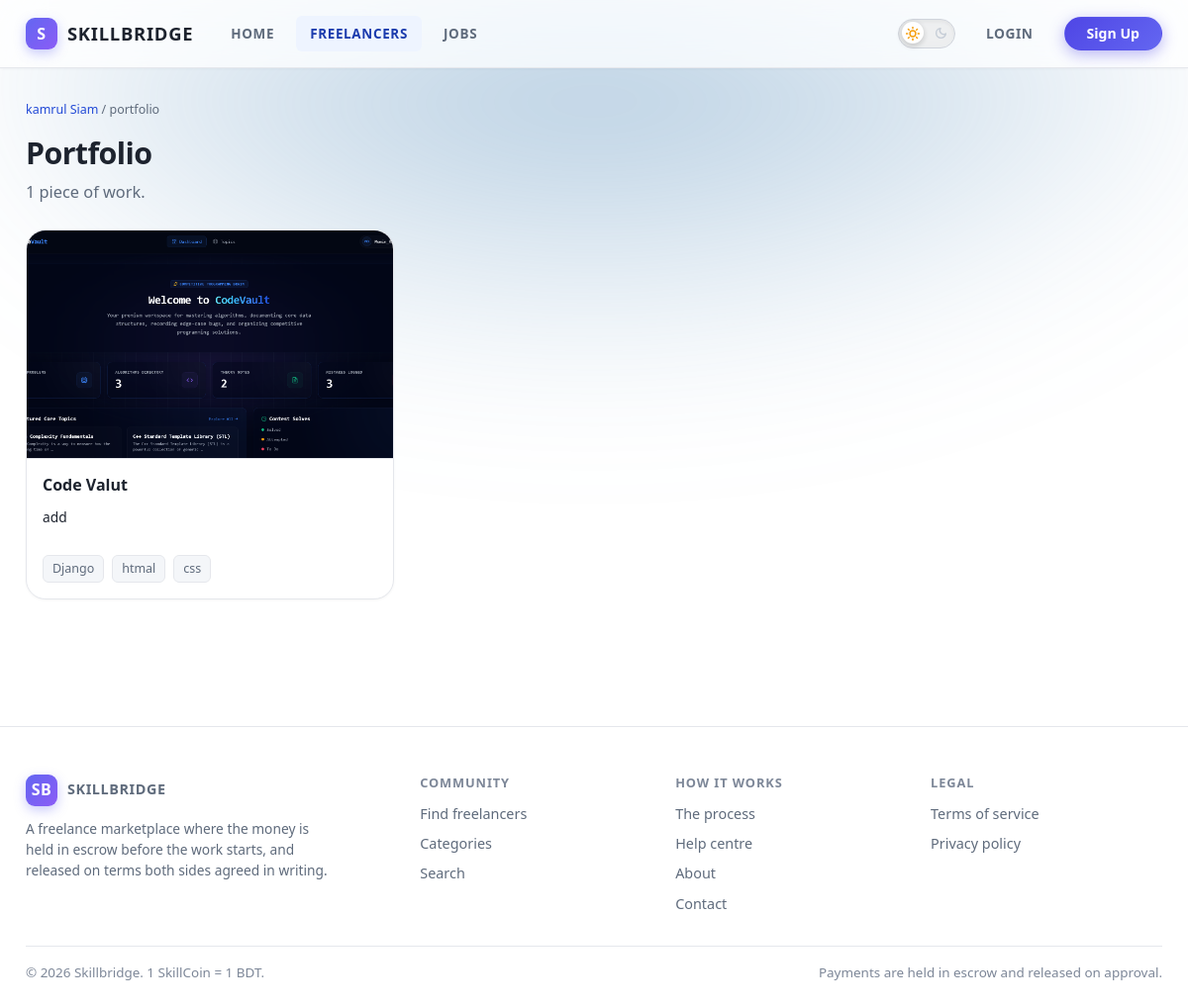
Before: /portfolios/of/mominrifat8/ with the older database file.
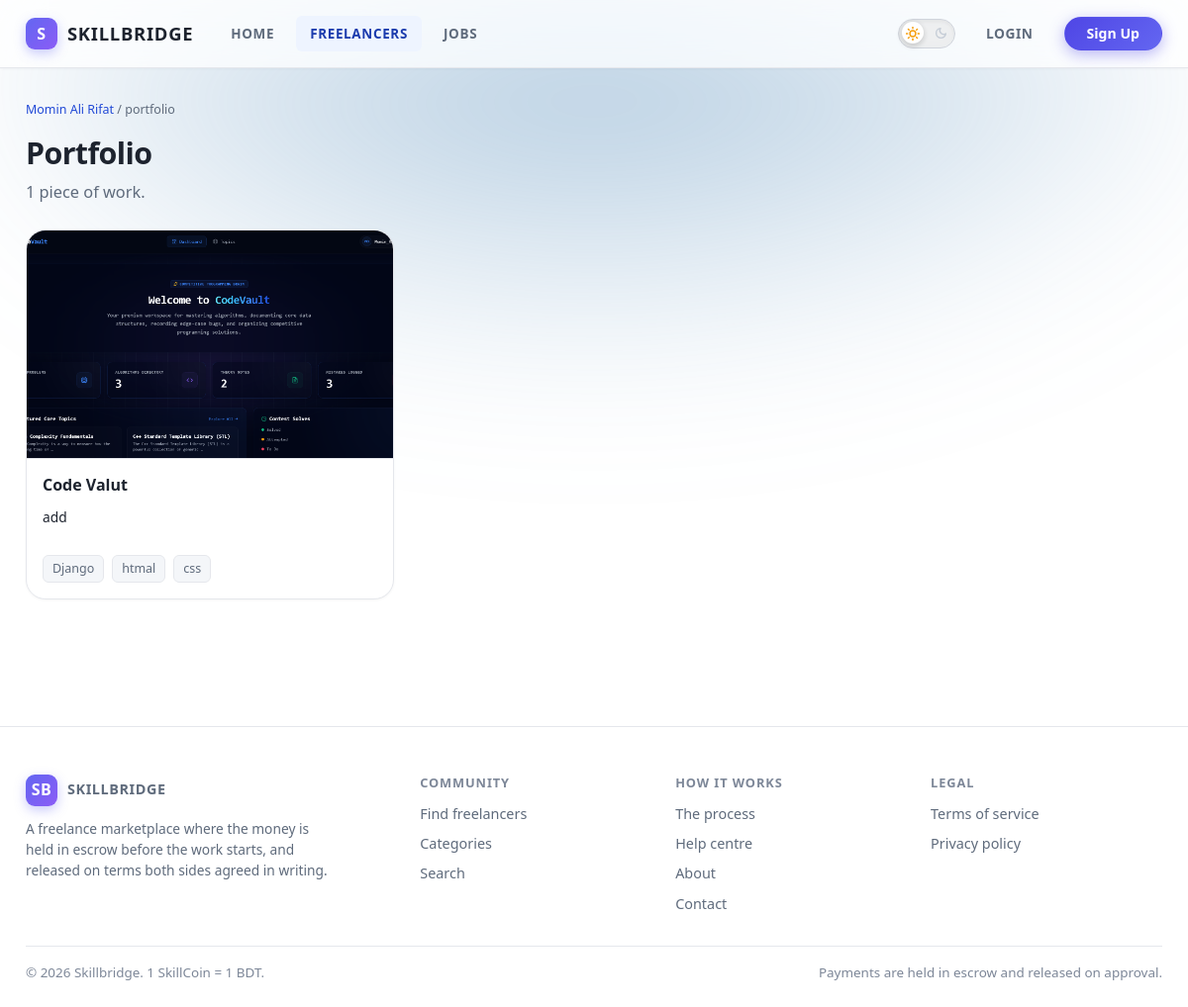
After: the same page with the newer database file.
### apps/accounts/models.py (models this page shows, shortened)
class User(AbstractBaseUser, PermissionsMixin, UUIDModel, TimeStampedModel):
    class Status(models.TextChoices):
        ACTIVE = ('ACTIVE', 'Active')
        SUSPENDED = ('SUSPENDED', 'Suspended')
        BANNED = ('BANNED', 'Banned')
        CLOSED = ('CLOSED', 'Closed')
    email = models.EmailField(unique=True, db_index=True)
    username = models.CharField(max_length=50, unique=True, db_index=True, validators=[USERNAME_VALIDATOR])
    first_name = models.CharField(max_length=80, blank=True)
    last_name = models.CharField(max_length=80, blank=True)
    role = models.CharField(max_length=12, choices=Role.choices, db_index=True)
    is_email_verified = models.BooleanField(default=False, db_index=True)
    email_verified_at = models.DateTimeField(null=True, blank=True)
    status = models.CharField(max_length=10, choices=Status.choices, default=Status.ACTIVE, db_index=True)
    suspension_reason = models.TextField(blank=True)
    suspended_until = models.DateTimeField(null=True, blank=True)
    is_active = models.BooleanField(default=True)
    is_staff = models.BooleanField(default=False)
    date_joined = models.DateTimeField(default=timezone.now)
    last_seen_at = models.DateTimeField(null=True, blank=True)
    avatar = models.ImageField(upload_to='avatars/%Y/%m/', null=True, blank=True)
    objects = UserManager()
    USERNAME_FIELD = 'email'
    REQUIRED_FIELDS = ['username']
    class Meta:
        ordering = ('-date_joined',)
        indexes = [models.Index(fields=['role', 'status']), models.Index(fields=['-date_joined'])]
    @property
    def full_name(self) -> str:
        name = f'{self.first_name} {self.last_name}'.strip()
        return name or self.username
    def get_absolute_url(self) -> str:
        if self.is_freelancer:
            return reverse('directory:freelancer_public', args=[self.username])
        return reverse('clients:client_public', args=[self.username])
    @property
    def is_freelancer(self) -> bool:
        return self.role == Role.FREELANCER

### apps/portfolios/views.py (the view)
def public_list(request, username: str):
    items = public_items_for(username)
    page, querystring = paginate(request, items, 12)
    profile = get_object_or_404(FreelancerProfile, user__username=username)
    return render(request, 'portfolios/public_list.html', {'page': page, 'querystring': querystring, 'profile': profile, 'owner': profile.user, 'nav_section': 'freelancers', 'page_title': f'{profile.user.full_name} — portfolio'})

### apps/core/context_processors.py (called while the page is built)
def site(request):
    user = getattr(request, 'user', None)
    signed_in = bool(user and user.is_authenticated)
    if not signed_in:
        role = 'guest'
    elif user.is_platform_admin:
        role = 'admin'
    elif user.is_freelancer:
        role = 'freelancer'
    else:
        role = 'client'
    return {'SKILLCOIN': settings.SKILLCOIN, 'BUSINESS_RULES': settings.BUSINESS_RULES, 'PAYMENT_CHANNELS': settings.PAYMENT_CHANNELS, 'AI_ENABLED': settings.AI['ENABLED'], 'nav_role': role, 'needs_email_verification': signed_in and (not user.is_email_verified)}

### apps/core/views.py (called while the page is built)
def paginate(request, queryset, per_page: int=20):
    paginator = Paginator(queryset, per_page)
    number = request.GET.get('page') or 1
    try:
        page = paginator.page(number)
    except PageNotAnInteger:
        page = paginator.page(1)
    except EmptyPage:
        page = paginator.page(paginator.num_pages)
    params = request.GET.copy()
    params.pop('page', None)
    return (page, params.urlencode())

### apps/portfolios/models.py (called while the page is built)
    @property
    def is_verified(self) -> bool:
        return self.source_project_id is not None

    def get_absolute_url(self) -> str:
        return reverse('portfolios:detail', args=[self.public_id])

### apps/portfolios/templates/portfolios/public_list.html (shortened to what this page needs)
{% extends "layouts/public.html" %}
{% load static %}
{% block page_css %}<link rel="stylesheet" href="{% static 'portfolios/css/portfolio.css' %}?v=4.0">{% endblock %}
{% block content %}
<div class="page-head">
  <p class="tiny muted"><a href="{{ owner.get_absolute_url }}">{{ owner.full_name }}</a> / portfolio</p>
  <h1>Portfolio</h1>
  <p class="lede">{{ page.paginator.count }} piece{{ page.paginator.count|pluralize }} of work.</p>
</div>
{% if page.object_list %}
  <div class="grid grid--3">
    {% for item in page.object_list %}
      {% include "components/portfolio-card.html" %}
    {% endfor %}
  </div>
{% else %}
  {% include "components/empty-state.html" with title="Nothing published yet" body="This freelancer has not made any work public." %}
{% endif %}
{% endblock %}

Changed rows visible on the page:
changed User: full_name "kamrul Siam" → "Momin Ali Rifat"
